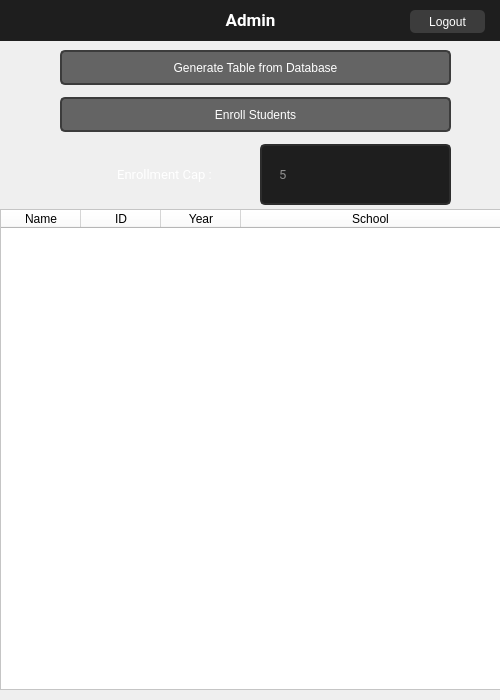
<?xml version="1.0" encoding="UTF-8"?>
<ui version="4.0">
 <class>Dialog</class>
 <widget class="QDialog" name="Dialog">
  <property name="geometry">
   <rect>
    <x>0</x>
    <y>0</y>
    <width>500</width>
    <height>700</height>
   </rect>
  </property>
  <property name="sizePolicy">
   <sizepolicy hsizetype="Fixed" vsizetype="Fixed">
    <horstretch>0</horstretch>
    <verstretch>0</verstretch>
   </sizepolicy>
  </property>
  <property name="windowTitle">
   <string>Dialog</string>
  </property>
  <property name="styleSheet">
   <string notr="true">background-color: rgb(50, 50, 50);
QHBoxLayout{
background-color: rgb(30,30,30);
}</string>
  </property>
  <widget class="QWidget" name="verticalLayoutWidget">
   <property name="geometry">
    <rect>
     <x>60</x>
     <y>50</y>
     <width>391</width>
     <height>155</height>
    </rect>
   </property>
   <layout class="QVBoxLayout" name="verticalLayout">
    <property name="spacing">
     <number>12</number>
    </property>
    <item>
     <widget class="QPushButton" name="genBtn">
      <property name="minimumSize">
       <size>
        <width>0</width>
        <height>35</height>
       </size>
      </property>
      <property name="font">
       <font>
        <pointsize>9</pointsize>
       </font>
      </property>
      <property name="mouseTracking">
       <bool>false</bool>
      </property>
      <property name="styleSheet">
       <string notr="true">QPushButton{
background-color: rgb(100 ,100,100);border: 2px solid rgb(60, 60, 60);border-radius: 5px;color:rgb(255,255,255)
}
QPushButton:hover{
background-color: rgb(120 ,120,120);border: 2px solid rgb(60, 60, 60);border-radius: 5px;color:rgb(255,255,255)
}</string>
      </property>
      <property name="text">
       <string>Generate Table from Database</string>
      </property>
      <property name="autoDefault">
       <bool>false</bool>
      </property>
     </widget>
    </item>
    <item>
     <widget class="QPushButton" name="enrollBtn">
      <property name="enabled">
       <bool>false</bool>
      </property>
      <property name="minimumSize">
       <size>
        <width>0</width>
        <height>35</height>
       </size>
      </property>
      <property name="font">
       <font>
        <pointsize>9</pointsize>
       </font>
      </property>
      <property name="mouseTracking">
       <bool>false</bool>
      </property>
      <property name="styleSheet">
       <string notr="true">QPushButton{
background-color: rgb(100 ,100,100);border: 2px solid rgb(60, 60, 60);border-radius: 5px;color:rgb(255,255,255)
}
QPushButton:hover{
background-color: rgb(120 ,120,120);border: 2px solid rgb(60, 60, 60);border-radius: 5px;color:rgb(255,255,255)
}</string>
      </property>
      <property name="text">
       <string>Enroll Students</string>
      </property>
      <property name="autoDefault">
       <bool>false</bool>
      </property>
     </widget>
    </item>
    <item>
     <layout class="QHBoxLayout" name="horizontalLayout_2" stretch="1,1">
      <property name="spacing">
       <number>0</number>
      </property>
      <property name="leftMargin">
       <number>9</number>
      </property>
      <item>
       <widget class="QLabel" name="label_2">
        <property name="sizePolicy">
         <sizepolicy hsizetype="Minimum" vsizetype="Minimum">
          <horstretch>0</horstretch>
          <verstretch>0</verstretch>
         </sizepolicy>
        </property>
        <property name="font">
         <font>
          <family>Roboto</family>
          <pointsize>10</pointsize>
         </font>
        </property>
        <property name="styleSheet">
         <string notr="true">background:none;
color:white
</string>
        </property>
        <property name="text">
         <string>Enrollment Cap :</string>
        </property>
        <property name="alignment">
         <set>Qt::AlignCenter</set>
        </property>
       </widget>
      </item>
      <item>
       <widget class="QLineEdit" name="ECap">
        <property name="sizePolicy">
         <sizepolicy hsizetype="Minimum" vsizetype="Minimum">
          <horstretch>0</horstretch>
          <verstretch>0</verstretch>
         </sizepolicy>
        </property>
        <property name="font">
         <font>
          <family>Roboto</family>
          <pointsize>10</pointsize>
         </font>
        </property>
        <property name="styleSheet">
         <string notr="true">QLineEdit {
    border: 2px solid rgb(45, 45, 45);
    border-radius: 5px;
    padding: 15px;
    background-color: rgb(30,30,30);   
    color: rgb(255,255,255);
}</string>
        </property>
        <property name="text">
         <string/>
        </property>
        <property name="maxLength">
         <number>2</number>
        </property>
        <property name="placeholderText">
         <string>5</string>
        </property>
       </widget>
      </item>
     </layout>
    </item>
   </layout>
  </widget>
  <widget class="QPushButton" name="LogoutBtn">
   <property name="geometry">
    <rect>
     <x>410</x>
     <y>10</y>
     <width>75</width>
     <height>23</height>
    </rect>
   </property>
   <property name="styleSheet">
    <string notr="true">background-color: rgb(60, 60, 60);color:rgb(255,255,255);border-radius:5</string>
   </property>
   <property name="text">
    <string>Logout</string>
   </property>
  </widget>
  <widget class="QTableWidget" name="tableWidget">
   <property name="enabled">
    <bool>true</bool>
   </property>
   <property name="geometry">
    <rect>
     <x>0</x>
     <y>209</y>
     <width>501</width>
     <height>481</height>
    </rect>
   </property>
   <property name="styleSheet">
    <string notr="true">background-color: rgb(255, 255, 255);</string>
   </property>
   <property name="sortingEnabled">
    <bool>false</bool>
   </property>
   <attribute name="horizontalHeaderVisible">
    <bool>true</bool>
   </attribute>
   <attribute name="horizontalHeaderCascadingSectionResizes">
    <bool>false</bool>
   </attribute>
   <attribute name="horizontalHeaderMinimumSectionSize">
    <number>50</number>
   </attribute>
   <attribute name="horizontalHeaderDefaultSectionSize">
    <number>80</number>
   </attribute>
   <attribute name="horizontalHeaderShowSortIndicator" stdset="0">
    <bool>false</bool>
   </attribute>
   <attribute name="horizontalHeaderStretchLastSection">
    <bool>true</bool>
   </attribute>
   <column>
    <property name="text">
     <string>Name</string>
    </property>
   </column>
   <column>
    <property name="text">
     <string>ID</string>
    </property>
   </column>
   <column>
    <property name="text">
     <string>Year</string>
    </property>
   </column>
   <column>
    <property name="text">
     <string>School</string>
    </property>
   </column>
  </widget>
  <widget class="QLabel" name="label">
   <property name="geometry">
    <rect>
     <x>0</x>
     <y>0</y>
     <width>501</width>
     <height>41</height>
    </rect>
   </property>
   <property name="font">
    <font>
     <family>Roboto</family>
     <pointsize>13</pointsize>
     <weight>75</weight>
     <bold>true</bold>
    </font>
   </property>
   <property name="styleSheet">
    <string notr="true">background-color: rgb(30, 30, 30);color:rgb(255,255,255)</string>
   </property>
   <property name="text">
    <string>Admin</string>
   </property>
   <property name="textFormat">
    <enum>Qt::AutoText</enum>
   </property>
   <property name="alignment">
    <set>Qt::AlignCenter</set>
   </property>
   <property name="margin">
    <number>0</number>
   </property>
  </widget>
  <zorder>verticalLayoutWidget</zorder>
  <zorder>verticalLayoutWidget</zorder>
  <zorder>horizontalLayoutWidget</zorder>
  <zorder>label</zorder>
  <zorder>LogoutBtn</zorder>
 </widget>
 <resources/>
 <connections/>
</ui>
